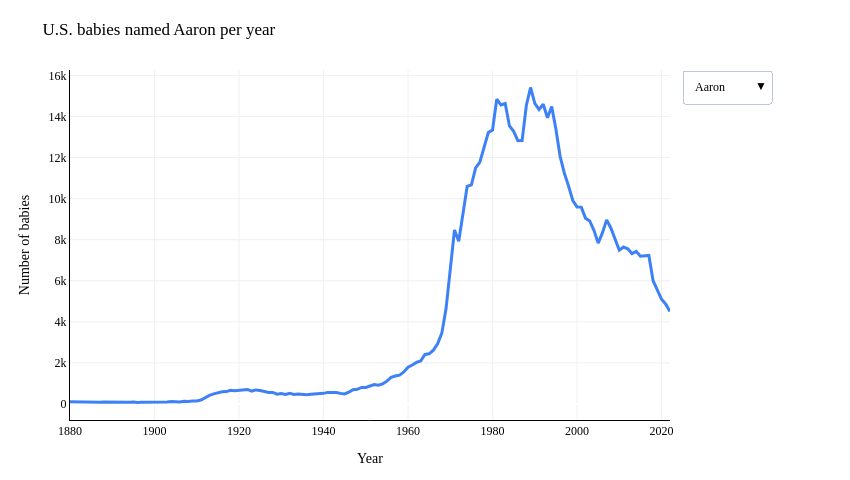

The cell this chart's notebook holds for it:
### Markdown cell above
## US Social Security Administration data

---

The U.S. Social Security Administration publishes the number of babies born with each name, each year, going back to 1880 (subject to some censoring for privacy reasons, e.g. if a name was extremely rare). The graph below uses the real SSA data through 2022.

Run the cell below to see an interactive line chart. The dropdown menu that appears has the first name of all students and instructors in this class, including yours! Use the dropdown to pick your first name and see the number of babies born per year with your name.

### Code cell
plot_names()

### Figure 1 — Plotly figure (JSON) as saved in the notebook; plotly's stock layout.template omitted (floating-point values rounded to 4 significant figures; data arrays with more than 128 entries replaced by an {"elided": "..."} marker saying what was removed)
{"data": [{"hovertemplate": "%{x}: %{y:,} babies<extra></extra>", "line": {"color": "#3d81f6", "width": 3}, "mode": "lines", "name": "Aaron", "type": "scatter", "visible": true, "x": {"elided": "143 int values"}, "y": {"elided": "143 int values"}}, {"hovertemplate": "%{x}: %{y:,} babies<extra></extra>", "line": {"color": "#3d81f6", "width": 3}, "mode": "lines", "name": "Abigail", "type": "scatter", "visible": false, "x": {"elided": "143 int values"}, "y": {"elided": "143 int values"}}, {"hovertemplate": "%{x}: %{y:,} babies<extra></extra>", "line": {"color": "#3d81f6", "width": 3}, "mode": "lines", "name": "Adeline", "type": "scatter", "visible": false, "x": {"elided": "143 int values"}, "y": {"elided": "143 int values"}}, {"hovertemplate": "%{x}: %{y:,} babies<extra></extra>", "line": {"color": "#3d81f6", "width": 3}, "mode": "lines", "name": "Aditya", "type": "scatter", "visible": false, "x": {"elided": "143 int values"}, "y": {"elided": "143 int values"}}, {"hovertemplate": "%{x}: %{y:,} babies<extra></extra>", "line": {"color": "#3d81f6", "width": 3}, "mode": "lines", "name": "Aiden", "type": "scatter", "visible": false, "x": {"elided": "143 int values"}, "y": {"elided": "143 int values"}}, {"hovertemplate": "%{x}: %{y:,} babies<extra></extra>", "line": {"color": "#3d81f6", "width": 3}, "mode": "lines", "name": "Alan", "type": "scatter", "visible": false, "x": {"elided": "143 int values"}, "y": {"elided": "143 int values"}}, {"hovertemplate": "%{x}: %{y:,} babies<extra></extra>", "line": {"color": "#3d81f6", "width": 3}, "mode": "lines", "name": "Alina", "type": "scatter", "visible": false, "x": {"elided": "143 int values"}, "y": {"elided": "143 int values"}}, {"hovertemplate": "%{x}: %{y:,} babies<extra></extra>", "line": {"color": "#3d81f6", "width": 3}, "mode": "lines", "name": "Anne", "type": "scatter", "visible": false, "x": {"elided": "143 int values"}, "y": {"elided": "143 int values"}}, {"hovertemplate": "%{x}: %{y:,} babies<extra></extra>", "line": {"color": "#3d81f6", "width": 3}, "mode": "lines", "name": "Aseel", "type": "scatter", "visible": false, "x": {"elided": "143 int values"}, "y": {"elided": "143 int values"}}, {"hovertemplate": "%{x}: %{y:,} babies<extra></extra>", "line": {"color": "#3d81f6", "width": 3}, "mode": "lines", "name": "Ayo", "type": "scatter", "visible": false, "x": {"elided": "143 int values"}, "y": {"elided": "143 int values"}}, {"hovertemplate": "%{x}: %{y:,} babies<extra></extra>", "line": {"color": "#3d81f6", "width": 3}, "mode": "lines", "name": "Blake", "type": "scatter", "visible": false, "x": {"elided": "143 int values"}, "y": {"elided": "143 int values"}}, {"hovertemplate": "%{x}: %{y:,} babies<extra></extra>", "line": {"color": "#3d81f6", "width": 3}, "mode": "lines", "name": "Bradford", "type": "scatter", "visible": false, "x": {"elided": "143 int values"}, "y": {"elided": "143 int values"}}, {"hovertemplate": "%{x}: %{y:,} babies<extra></extra>", "line": {"color": "#3d81f6", "width": 3}, "mode": "lines", "name": "Brynn", "type": "scatter", "visible": false, "x": {"elided": "143 int values"}, "y": {"elided": "143 int values"}}, {"hovertemplate": "%{x}: %{y:,} babies<extra></extra>", "line": {"color": "#3d81f6", "width": 3}, "mode": "lines", "name": "Colin", "type": "scatter", "visible": false, "x": {"elided": "143 int values"}, "y": {"elided": "143 int values"}}, {"hovertemplate": "%{x}: %{y:,} babies<extra></extra>", "line": {"color": "#3d81f6", "width": 3}, "mode": "lines", "name": "Cooper", "type": "scatter", "visible": false, "x": {"elided": "143 int values"}, "y": {"elided": "143 int values"}}, {"hovertemplate": "%{x}: %{y:,} babies<extra></extra>", "line": {"color": "#3d81f6", "width": 3}, "mode": "lines", "name": "Daniel", "type": "scatter", "visible": false, "x": {"elided": "143 int values"}, "y": {"elided": "143 int values"}}, {"hovertemplate": "%{x}: %{y:,} babies<extra></extra>", "line": {"color": "#3d81f6", "width": 3}, "mode": "lines", "name": "Diana", "type": "scatter", "visible": false, "x": {"elided": "143 int values"}, "y": {"elided": "143 int values"}}, {"hovertemplate": "%{x}: %{y:,} babies<extra></extra>", "line": {"color": "#3d81f6", "width": 3}, "mode": "lines", "name": "Dylan", "type": "scatter", "visible": false, "x": {"elided": "143 int values"}, "y": {"elided": "143 int values"}}, {"hovertemplate": "%{x}: %{y:,} babies<extra></extra>", "line": {"color": "#3d81f6", "width": 3}, "mode": "lines", "name": "Elliott", "type": "scatter", "visible": false, "x": {"elided": "143 int values"}, "y": {"elided": "143 int values"}}, {"hovertemplate": "%{x}: %{y:,} babies<extra></extra>", "line": {"color": "#3d81f6", "width": 3}, "mode": "lines", "name": "Erik", "type": "scatter", "visible": false, "x": {"elided": "143 int values"}, "y": {"elided": "143 int values"}}, {"hovertemplate": "%{x}: %{y:,} babies<extra></extra>", "line": {"color": "#3d81f6", "width": 3}, "mode": "lines", "name": "Esha", "type": "scatter", "visible": false, "x": {"elided": "143 int values"}, "y": {"elided": "143 int values"}}, {"hovertemplate": "%{x}: %{y:,} babies<extra></extra>", "line": {"color": "#3d81f6", "width": 3}, "mode": "lines", "name": "Helena", "type": "scatter", "visible": false, "x": {"elided": "143 int values"}, "y": {"elided": "143 int values"}}, {"hovertemplate": "%{x}: %{y:,} babies<extra></extra>", "line": {"color": "#3d81f6", "width": 3}, "mode": "lines", "name": "Isaac", "type": "scatter", "visible": false, "x": {"elided": "143 int values"}, "y": {"elided": "143 int values"}}, {"hovertemplate": "%{x}: %{y:,} babies<extra></extra>", "line": {"color": "#3d81f6", "width": 3}, "mode": "lines", "name": "Javier", "type": "scatter", "visible": false, "x": {"elided": "143 int values"}, "y": {"elided": "143 int values"}}, {"hovertemplate": "%{x}: %{y:,} babies<extra></extra>", "line": {"color": "#3d81f6", "width": 3}, "mode": "lines", "name": "Jerry", "type": "scatter", "visible": false, "x": {"elided": "143 int values"}, "y": {"elided": "143 int values"}}, {"hovertemplate": "%{x}: %{y:,} babies<extra></extra>", "line": {"color": "#3d81f6", "width": 3}, "mode": "lines", "name": "Joel", "type": "scatter", "visible": false, "x": {"elided": "143 int values"}, "y": {"elided": "143 int values"}}, {"hovertemplate": "%{x}: %{y:,} babies<extra></extra>", "line": {"color": "#3d81f6", "width": 3}, "mode": "lines", "name": "Kartik", "type": "scatter", "visible": false, "x": {"elided": "143 int values"}, "y": {"elided": "143 int values"}}, {"hovertemplate": "%{x}: %{y:,} babies<extra></extra>", "line": {"color": "#3d81f6", "width": 3}, "mode": "lines", "name": "Keira", "type": "scatter", "visible": false, "x": {"elided": "143 int values"}, "y": {"elided": "143 int values"}}, {"hovertemplate": "%{x}: %{y:,} babies<extra></extra>", "line": {"color": "#3d81f6", "width": 3}, "mode": "lines", "name": "Lamis", "type": "scatter", "visible": false, "x": {"elided": "143 int values"}, "y": {"elided": "143 int values"}}, {"hovertemplate": "%{x}: %{y:,} babies<extra></extra>", "line": {"color": "#3d81f6", "width": 3}, "mode": "lines", "name": "Leonardo", "type": "scatter", "visible": false, "x": {"elided": "143 int values"}, "y": {"elided": "143 int values"}}, {"hovertemplate": "%{x}: %{y:,} babies<extra></extra>", "line": {"color": "#3d81f6", "width": 3}, "mode": "lines", "name": "Lillian", "type": "scatter", "visible": false, "x": {"elided": "143 int values"}, "y": {"elided": "143 int values"}}, {"hovertemplate": "%{x}: %{y:,} babies<extra></extra>", "line": {"color": "#3d81f6", "width": 3}, "mode": "lines", "name": "Luz", "type": "scatter", "visible": false, "x": {"elided": "143 int values"}, "y": {"elided": "143 int values"}}, {"hovertemplate": "%{x}: %{y:,} babies<extra></extra>", "line": {"color": "#3d81f6", "width": 3}, "mode": "lines", "name": "Matthew", "type": "scatter", "visible": false, "x": {"elided": "143 int values"}, "y": {"elided": "143 int values"}}, {"hovertemplate": "%{x}: %{y:,} babies<extra></extra>", "line": {"color": "#3d81f6", "width": 3}, "mode": "lines", "name": "Max", "type": "scatter", "visible": false, "x": {"elided": "143 int values"}, "y": {"elided": "143 int values"}}, {"hovertemplate": "%{x}: %{y:,} babies<extra></extra>", "line": {"color": "#3d81f6", "width": 3}, "mode": "lines", "name": "Nickolas", "type": "scatter", "visible": false, "x": {"elided": "143 int values"}, "y": {"elided": "143 int values"}}, {"hovertemplate": "%{x}: %{y:,} babies<extra></extra>", "line": {"color": "#3d81f6", "width": 3}, "mode": "lines", "name": "Raymond", "type": "scatter", "visible": false, "x": {"elided": "143 int values"}, "y": {"elided": "143 int values"}}, {"hovertemplate": "%{x}: %{y:,} babies<extra></extra>", "line": {"color": "#3d81f6", "width": 3}, "mode": "lines", "name": "Sanjana", "type": "scatter", "visible": false, "x": {"elided": "143 int values"}, "y": {"elided": "143 int values"}}, {"hovertemplate": "%{x}: %{y:,} babies<extra></extra>", "line": {"color": "#3d81f6", "width": 3}, "mode": "lines", "name": "Seamus", "type": "scatter", "visible": false, "x": {"elided": "143 int values"}, "y": {"elided": "143 int values"}}, {"hovertemplate": "%{x}: %{y:,} babies<extra></extra>", "line": {"color": "#3d81f6", "width": 3}, "mode": "lines", "name": "Shri", "type": "scatter", "visible": false, "x": {"elided": "143 int values"}, "y": {"elided": "143 int values"}}, {"hovertemplate": "%{x}: %{y:,} babies<extra></extra>", "line": {"color": "#3d81f6", "width": 3}, "mode": "lines", "name": "Sol", "type": "scatter", "visible": false, "x": {"elided": "143 int values"}, "y": {"elided": "143 int values"}}, {"hovertemplate": "%{x}: %{y:,} babies<extra></extra>", "line": {"color": "#3d81f6", "width": 3}, "mode": "lines", "name": "Suraj", "type": "scatter", "visible": false, "x": {"elided": "143 int values"}, "y": {"elided": "143 int values"}}, {"hovertemplate": "%{x}: %{y:,} babies<extra></extra>", "line": {"color": "#3d81f6", "width": 3}, "mode": "lines", "name": "Tayn", "type": "scatter", "visible": false, "x": {"elided": "143 int values"}, "y": {"elided": "143 int values"}}, {"hovertemplate": "%{x}: %{y:,} babies<extra></extra>", "line": {"color": "#3d81f6", "width": 3}, "mode": "lines", "name": "Tian", "type": "scatter", "visible": false, "x": {"elided": "143 int values"}, "y": {"elided": "143 int values"}}, {"hovertemplate": "%{x}: %{y:,} babies<extra></extra>", "line": {"color": "#3d81f6", "width": 3}, "mode": "lines", "name": "Tra'Monti", "type": "scatter", "visible": false, "x": {"elided": "143 int values"}, "y": {"elided": "143 int values"}}, {"hovertemplate": "%{x}: %{y:,} babies<extra></extra>", "line": {"color": "#3d81f6", "width": 3}, "mode": "lines", "name": "Tyler", "type": "scatter", "visible": false, "x": {"elided": "143 int values"}, "y": {"elided": "143 int values"}}, {"hovertemplate": "%{x}: %{y:,} babies<extra></extra>", "line": {"color": "#3d81f6", "width": 3}, "mode": "lines", "name": "Yahya", "type": "scatter", "visible": false, "x": {"elided": "143 int values"}, "y": {"elided": "143 int values"}}, {"hovertemplate": "%{x}: %{y:,} babies<extra></extra>", "line": {"color": "#3d81f6", "width": 3}, "mode": "lines", "name": "Yaolin", "type": "scatter", "visible": false, "x": {"elided": "143 int values"}, "y": {"elided": "143 int values"}}, {"hovertemplate": "%{x}: %{y:,} babies<extra></extra>", "line": {"color": "#3d81f6", "width": 3}, "mode": "lines", "name": "Yuriy", "type": "scatter", "visible": false, "x": {"elided": "143 int values"}, "y": {"elided": "143 int values"}}], "layout": {"font": {"color": "black", "family": "Palatino Linotype, Palatino, serif"}, "height": 480, "margin": {"b": 60, "l": 70, "r": 180, "t": 70}, "paper_bgcolor": "white", "plot_bgcolor": "white", "showlegend": false, "title": {"text": "U.S. babies named Aaron per year"}, "updatemenus": [{"buttons": [{"args": [{"visible": [true, false, false, false, false, false, false, false, false, false, false, false, false, false, false, false, false, false, false, false, false, false, false, false, false, false, false, false, false, false, false, false, false, false, false, false, false, false, false, false, false, false, false, false, false, false, false, false]}, {"title": "U.S. babies named Aaron per year"}], "label": "Aaron", "method": "update"}, {"args": [{"visible": [false, true, false, false, false, false, false, false, false, false, false, false, false, false, false, false, false, false, false, false, false, false, false, false, false, false, false, false, false, false, false, false, false, false, false, false, false, false, false, false, false, false, false, false, false, false, false, false]}, {"title": "U.S. babies named Abigail per year"}], "label": "Abigail", "method": "update"}, {"args": [{"visible": [false, false, true, false, false, false, false, false, false, false, false, false, false, false, false, false, false, false, false, false, false, false, false, false, false, false, false, false, false, false, false, false, false, false, false, false, false, false, false, false, false, false, false, false, false, false, false, false]}, {"title": "U.S. babies named Adeline per year"}], "label": "Adeline", "method": "update"}, {"args": [{"visible": [false, false, false, true, false, false, false, false, false, false, false, false, false, false, false, false, false, false, false, false, false, false, false, false, false, false, false, false, false, false, false, false, false, false, false, false, false, false, false, false, false, false, false, false, false, false, false, false]}, {"title": "U.S. babies named Aditya per year"}], "label": "Aditya", "method": "update"}, {"args": [{"visible": [false, false, false, false, true, false, false, false, false, false, false, false, false, false, false, false, false, false, false, false, false, false, false, false, false, false, false, false, false, false, false, false, false, false, false, false, false, false, false, false, false, false, false, false, false, false, false, false]}, {"title": "U.S. babies named Aiden per year"}], "label": "Aiden", "method": "update"}, {"args": [{"visible": [false, false, false, false, false, true, false, false, false, false, false, false, false, false, false, false, false, false, false, false, false, false, false, false, false, false, false, false, false, false, false, false, false, false, false, false, false, false, false, false, false, false, false, false, false, false, false, false]}, {"title": "U.S. babies named Alan per year"}], "label": "Alan", "method": "update"}, {"args": [{"visible": [false, false, false, false, false, false, true, false, false, false, false, false, false, false, false, false, false, false, false, false, false, false, false, false, false, false, false, false, false, false, false, false, false, false, false, false, false, false, false, false, false, false, false, false, false, false, false, false]}, {"title": "U.S. babies named Alina per year"}], "label": "Alina", "method": "update"}, {"args": [{"visible": [false, false, false, false, false, false, false, true, false, false, false, false, false, false, false, false, false, false, false, false, false, false, false, false, false, false, false, false, false, false, false, false, false, false, false, false, false, false, false, false, false, false, false, false, false, false, false, false]}, {"title": "U.S. babies named Anne per year"}], "label": "Anne", "method": "update"}, {"args": [{"visible": [false, false, false, false, false, false, false, false, true, false, false, false, false, false, false, false, false, false, false, false, false, false, false, false, false, false, false, false, false, false, false, false, false, false, false, false, false, false, false, false, false, false, false, false, false, false, false, false]}, {"title": "U.S. babies named Aseel per year"}], "label": "Aseel", "method": "update"}, {"args": [{"visible": [false, false, false, false, false, false, false, false, false, true, false, false, false, false, false, false, false, false, false, false, false, false, false, false, false, false, false, false, false, false, false, false, false, false, false, false, false, false, false, false, false, false, false, false, false, false, false, false]}, {"title": "U.S. babies named Ayo per year"}], "label": "Ayo", "method": "update"}, {"args": [{"visible": [false, false, false, false, false, false, false, false, false, false, true, false, false, false, false, false, false, false, false, false, false, false, false, false, false, false, false, false, false, false, false, false, false, false, false, false, false, false, false, false, false, false, false, false, false, false, false, false]}, {"title": "U.S. babies named Blake per year"}], "label": "Blake", "method": "update"}, {"args": [{"visible": [false, false, false, false, false, false, false, false, false, false, false, true, false, false, false, false, false, false, false, false, false, false, false, false, false, false, false, false, false, false, false, false, false, false, false, false, false, false, false, false, false, false, false, false, false, false, false, false]}, {"title": "U.S. babies named Bradford per year"}], "label": "Bradford", "method": "update"}, {"args": [{"visible": [false, false, false, false, false, false, false, false, false, false, false, false, true, false, false, false, false, false, false, false, false, false, false, false, false, false, false, false, false, false, false, false, false, false, false, false, false, false, false, false, false, false, false, false, false, false, false, false]}, {"title": "U.S. babies named Brynn per year"}], "label": "Brynn", "method": "update"}, {"args": [{"visible": [false, false, false, false, false, false, false, false, false, false, false, false, false, true, false, false, false, false, false, false, false, false, false, false, false, false, false, false, false, false, false, false, false, false, false, false, false, false, false, false, false, false, false, false, false, false, false, false]}, {"title": "U.S. babies named Colin per year"}], "label": "Colin", "method": "update"}, {"args": [{"visible": [false, false, false, false, false, false, false, false, false, false, false, false, false, false, true, false, false, false, false, false, false, false, false, false, false, false, false, false, false, false, false, false, false, false, false, false, false, false, false, false, false, false, false, false, false, false, false, false]}, {"title": "U.S. babies named Cooper per year"}], "label": "Cooper", "method": "update"}, {"args": [{"visible": [false, false, false, false, false, false, false, false, false, false, false, false, false, false, false, true, false, false, false, false, false, false, false, false, false, false, false, false, false, false, false, false, false, false, false, false, false, false, false, false, false, false, false, false, false, false, false, false]}, {"title": "U.S. babies named Daniel per year"}], "label": "Daniel", "method": "update"}, {"args": [{"visible": [false, false, false, false, false, false, false, false, false, false, false, false, false, false, false, false, true, false, false, false, false, false, false, false, false, false, false, false, false, false, false, false, false, false, false, false, false, false, false, false, false, false, false, false, false, false, false, false]}, {"title": "U.S. babies named Diana per year"}], "label": "Diana", "method": "update"}, {"args": [{"visible": [false, false, false, false, false, false, false, false, false, false, false, false, false, false, false, false, false, true, false, false, false, false, false, false, false, false, false, false, false, false, false, false, false, false, false, false, false, false, false, false, false, false, false, false, false, false, false, false]}, {"title": "U.S. babies named Dylan per year"}], "label": "Dylan", "method": "update"}, {"args": [{"visible": [false, false, false, false, false, false, false, false, false, false, false, false, false, false, false, false, false, false, true, false, false, false, false, false, false, false, false, false, false, false, false, false, false, false, false, false, false, false, false, false, false, false, false, false, false, false, false, false]}, {"title": "U.S. babies named Elliott per year"}], "label": "Elliott", "method": "update"}, {"args": [{"visible": [false, false, false, false, false, false, false, false, false, false, false, false, false, false, false, false, false, false, false, true, false, false, false, false, false, false, false, false, false, false, false, false, false, false, false, false, false, false, false, false, false, false, false, false, false, false, false, false]}, {"title": "U.S. babies named Erik per year"}], "label": "Erik", "method": "update"}, {"args": [{"visible": [false, false, false, false, false, false, false, false, false, false, false, false, false, false, false, false, false, false, false, false, true, false, false, false, false, false, false, false, false, false, false, false, false, false, false, false, false, false, false, false, false, false, false, false, false, false, false, false]}, {"title": "U.S. babies named Esha per year"}], "label": "Esha", "method": "update"}, {"args": [{"visible": [false, false, false, false, false, false, false, false, false, false, false, false, false, false, false, false, false, false, false, false, false, true, false, false, false, false, false, false, false, false, false, false, false, false, false, false, false, false, false, false, false, false, false, false, false, false, false, false]}, {"title": "U.S. babies named Helena per year"}], "label": "Helena", "method": "update"}, {"args": [{"visible": [false, false, false, false, false, false, false, false, false, false, false, false, false, false, false, false, false, false, false, false, false, false, true, false, false, false, false, false, false, false, false, false, false, false, false, false, false, false, false, false, false, false, false, false, false, false, false, false]}, {"title": "U.S. babies named Isaac per year"}], "label": "Isaac", "method": "update"}, {"args": [{"visible": [false, false, false, false, false, false, false, false, false, false, false, false, false, false, false, false, false, false, false, false, false, false, false, true, false, false, false, false, false, false, false, false, false, false, false, false, false, false, false, false, false, false, false, false, false, false, false, false]}, {"title": "U.S. babies named Javier per year"}], "label": "Javier", "method": "update"}, {"args": [{"visible": [false, false, false, false, false, false, false, false, false, false, false, false, false, false, false, false, false, false, false, false, false, false, false, false, true, false, false, false, false, false, false, false, false, false, false, false, false, false, false, false, false, false, false, false, false, false, false, false]}, {"title": "U.S. babies named Jerry per year"}], "label": "Jerry", "method": "update"}, {"args": [{"visible": [false, false, false, false, false, false, false, false, false, false, false, false, false, false, false, false, false, false, false, false, false, false, false, false, false, true, false, false, false, false, false, false, false, false, false, false, false, false, false, false, false, false, false, false, false, false, false, false]}, {"title": "U.S. babies named Joel per year"}], "label": "Joel", "method": "update"}, {"args": [{"visible": [false, false, false, false, false, false, false, false, false, false, false, false, false, false, false, false, false, false, false, false, false, false, false, false, false, false, true, false, false, false, false, false, false, false, false, false, false, false, false, false, false, false, false, false, false, false, false, false]}, {"title": "U.S. babies named Kartik per year"}], "label": "Kartik", "method": "update"}, {"args": [{"visible": [false, false, false, false, false, false, false, false, false, false, false, false, false, false, false, false, false, false, false, false, false, false, false, false, false, false, false, true, false, false, false, false, false, false, false, false, false, false, false, false, false, false, false, false, false, false, false, false]}, {"title": "U.S. babies named Keira per year"}], "label": "Keira", "method": "update"}, {"args": [{"visible": [false, false, false, false, false, false, false, false, false, false, false, false, false, false, false, false, false, false, false, false, false, false, false, false, false, false, false, false, true, false, false, false, false, false, false, false, false, false, false, false, false, false, false, false, false, false, false, false]}, {"title": "U.S. babies named Lamis per year"}], "label": "Lamis", "method": "update"}, {"args": [{"visible": [false, false, false, false, false, false, false, false, false, false, false, false, false, false, false, false, false, false, false, false, false, false, false, false, false, false, false, false, false, true, false, false, false, false, false, false, false, false, false, false, false, false, false, false, false, false, false, false]}, {"title": "U.S. babies named Leonardo per year"}], "label": "Leonardo", "method": "update"}, {"args": [{"visible": [false, false, false, false, false, false, false, false, false, false, false, false, false, false, false, false, false, false, false, false, false, false, false, false, false, false, false, false, false, false, true, false, false, false, false, false, false, false, false, false, false, false, false, false, false, false, false, false]}, {"title": "U.S. babies named Lillian per year"}], "label": "Lillian", "method": "update"}, {"args": [{"visible": [false, false, false, false, false, false, false, false, false, false, false, false, false, false, false, false, false, false, false, false, false, false, false, false, false, false, false, false, false, false, false, true, false, false, false, false, false, false, false, false, false, false, false, false, false, false, false, false]}, {"title": "U.S. babies named Luz per year"}], "label": "Luz", "method": "update"}, {"args": [{"visible": [false, false, false, false, false, false, false, false, false, false, false, false, false, false, false, false, false, false, false, false, false, false, false, false, false, false, false, false, false, false, false, false, true, false, false, false, false, false, false, false, false, false, false, false, false, false, false, false]}, {"title": "U.S. babies named Matthew per year"}], "label": "Matthew", "method": "update"}, {"args": [{"visible": [false, false, false, false, false, false, false, false, false, false, false, false, false, false, false, false, false, false, false, false, false, false, false, false, false, false, false, false, false, false, false, false, false, true, false, false, false, false, false, false, false, false, false, false, false, false, false, false]}, {"title": "U.S. babies named Max per year"}], "label": "Max", "method": "update"}, {"args": [{"visible": [false, false, false, false, false, false, false, false, false, false, false, false, false, false, false, false, false, false, false, false, false, false, false, false, false, false, false, false, false, false, false, false, false, false, true, false, false, false, false, false, false, false, false, false, false, false, false, false]}, {"title": "U.S. babies named Nickolas per year"}], "label": "Nickolas", "method": "update"}, {"args": [{"visible": [false, false, false, false, false, false, false, false, false, false, false, false, false, false, false, false, false, false, false, false, false, false, false, false, false, false, false, false, false, false, false, false, false, false, false, true, false, false, false, false, false, false, false, false, false, false, false, false]}, {"title": "U.S. babies named Raymond per year"}], "label": "Raymond", "method": "update"}, {"args": [{"visible": [false, false, false, false, false, false, false, false, false, false, false, false, false, false, false, false, false, false, false, false, false, false, false, false, false, false, false, false, false, false, false, false, false, false, false, false, true, false, false, false, false, false, false, false, false, false, false, false]}, {"title": "U.S. babies named Sanjana per year"}], "label": "Sanjana", "method": "update"}, {"args": [{"visible": [false, false, false, false, false, false, false, false, false, false, false, false, false, false, false, false, false, false, false, false, false, false, false, false, false, false, false, false, false, false, false, false, false, false, false, false, false, true, false, false, false, false, false, false, false, false, false, false]}, {"title": "U.S. babies named Seamus per year"}], "label": "Seamus", "method": "update"}, {"args": [{"visible": [false, false, false, false, false, false, false, false, false, false, false, false, false, false, false, false, false, false, false, false, false, false, false, false, false, false, false, false, false, false, false, false, false, false, false, false, false, false, true, false, false, false, false, false, false, false, false, false]}, {"title": "U.S. babies named Shri per year"}], "label": "Shri", "method": "update"}, {"args": [{"visible": [false, false, false, false, false, false, false, false, false, false, false, false, false, false, false, false, false, false, false, false, false, false, false, false, false, false, false, false, false, false, false, false, false, false, false, false, false, false, false, true, false, false, false, false, false, false, false, false]}, {"title": "U.S. babies named Sol per year"}], "label": "Sol", "method": "update"}, {"args": [{"visible": [false, false, false, false, false, false, false, false, false, false, false, false, false, false, false, false, false, false, false, false, false, false, false, false, false, false, false, false, false, false, false, false, false, false, false, false, false, false, false, false, true, false, false, false, false, false, false, false]}, {"title": "U.S. babies named Suraj per year"}], "label": "Suraj", "method": "update"}, {"args": [{"visible": [false, false, false, false, false, false, false, false, false, false, false, false, false, false, false, false, false, false, false, false, false, false, false, false, false, false, false, false, false, false, false, false, false, false, false, false, false, false, false, false, false, true, false, false, false, false, false, false]}, {"title": "U.S. babies named Tayn per year"}], "label": "Tayn", "method": "update"}, {"args": [{"visible": [false, false, false, false, false, false, false, false, false, false, false, false, false, false, false, false, false, false, false, false, false, false, false, false, false, false, false, false, false, false, false, false, false, false, false, false, false, false, false, false, false, false, true, false, false, false, false, false]}, {"title": "U.S. babies named Tian per year"}], "label": "Tian", "method": "update"}, {"args": [{"visible": [false, false, false, false, false, false, false, false, false, false, false, false, false, false, false, false, false, false, false, false, false, false, false, false, false, false, false, false, false, false, false, false, false, false, false, false, false, false, false, false, false, false, false, true, false, false, false, false]}, {"title": "U.S. babies named Tra'Monti per year"}], "label": "Tra'Monti", "method": "update"}, {"args": [{"visible": [false, false, false, false, false, false, false, false, false, false, false, false, false, false, false, false, false, false, false, false, false, false, false, false, false, false, false, false, false, false, false, false, false, false, false, false, false, false, false, false, false, false, false, false, true, false, false, false]}, {"title": "U.S. babies named Tyler per year"}], "label": "Tyler", "method": "update"}, {"args": [{"visible": [false, false, false, false, false, false, false, false, false, false, false, false, false, false, false, false, false, false, false, false, false, false, false, false, false, false, false, false, false, false, false, false, false, false, false, false, false, false, false, false, false, false, false, false, false, true, false, false]}, {"title": "U.S. babies named Yahya per year"}], "label": "Yahya", "method": "update"}, {"args": [{"visible": [false, false, false, false, false, false, false, false, false, false, false, false, false, false, false, false, false, false, false, false, false, false, false, false, false, false, false, false, false, false, false, false, false, false, false, false, false, false, false, false, false, false, false, false, false, false, true, false]}, {"title": "U.S. babies named Yaolin per year"}], "label": "Yaolin", "method": "update"}, {"args": [{"visible": [false, false, false, false, false, false, false, false, false, false, false, false, false, false, false, false, false, false, false, false, false, false, false, false, false, false, false, false, false, false, false, false, false, false, false, false, false, false, false, false, false, false, false, false, false, false, false, true]}, {"title": "U.S. babies named Yuriy per year"}], "label": "Yuriy", "method": "update"}], "x": 1.02, "xanchor": "left", "y": 1, "yanchor": "top"}], "width": 850, "xaxis": {"gridcolor": "#f0f0f0", "linecolor": "black", "showline": true, "title": {"text": "Year"}}, "yaxis": {"gridcolor": "#f0f0f0", "linecolor": "black", "showline": true, "title": {"text": "Number of babies"}}}}
